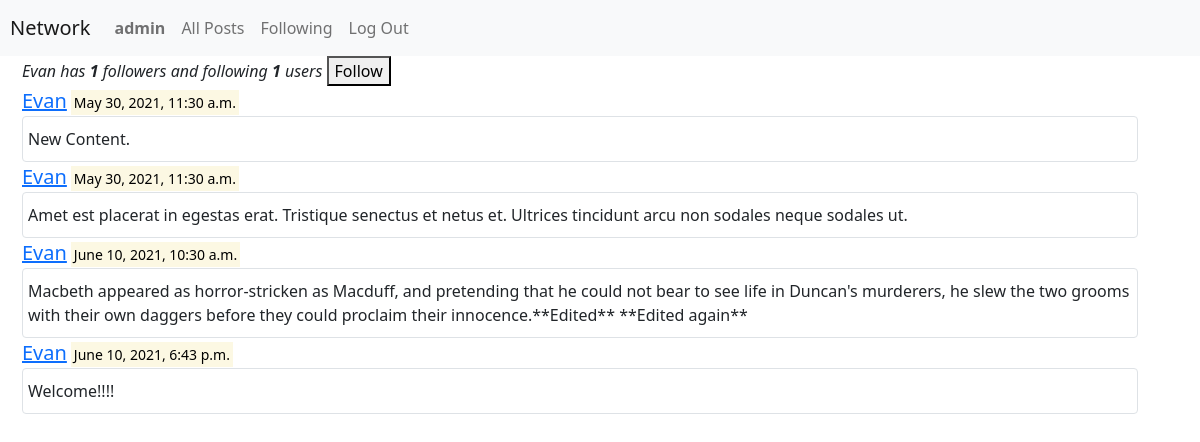
Page /profile/Evan (signed in) on the committed database.
### network/models.py (models this page shows, shortened)
class User(AbstractUser):
    posts = models.ManyToManyField('Post',blank=True)
    follow = models.ManyToManyField('UserFollowing',blank=True)

class Post(models.Model):
    id = models.AutoField(primary_key=True)
    contents = models.TextField()
    created_by = models.ForeignKey(User, on_delete=models.CASCADE)
    created_at = models.DateTimeField(auto_now_add=True)
    likes = models.IntegerField(default=0)
    updated_at = models.DateTimeField(auto_now_add=True)
    deleted_at = models.DateTimeField(blank=True, null=True)

### network/views.py (the view)
def profile_view(request, profile_id):
    profile = User.objects.get(username=profile_id)
    following = len(profile.follow.all())
    followers = 0
    for u in User.objects.all():
        if u.follow.filter(following=profile):
            followers+=1
    if request.user.follow.filter(following=profile):
        button_state = False
    else:
        button_state = True
    return render(request, 'network/profile.html', {
        'profile': profile,
        'posts':profile.posts.all(),
        'following': following,
        'followers':followers,
        'is_following':button_state
    })

### network/templates/network/profile.html (shortened to what this page needs)
{% extends "network/layout.html" %}
{% load static %}
{% block body %}
    <div class="container">
        {% if user.is_authenticated %}
        <i>{{profile.username}} has <strong>{{followers}}</strong> followers</i>
        <i>and following <strong>{{following}}</strong> users</i>
        {% if is_following %}
            <button id="follow-btn" data-username="{{profile.username}}" data-toggle="tooltip">Follow</button>
        {% else %}
            <button id="follow-btn" data-username="{{profile.username}}" data-toggle="tooltip">Unfollow</button>
        {% endif %}
        {% for post in posts %}
            <div>
                <div class="post" data-postid="{{post.pk}}">
                    <a class="lead" href="{% url 'profile' profile_id=post.created_by.username %}">{{post.created_by.username}}</a>
                    <mark class="small">{{post.created_at}}</mark>
                    <div class='post-misc border rounded'>
                        <div class ='text-content' style="margin-left: 5px;margin-top: 10px; margin-bottom:10px;">{{post.contents}}</div>
                    </div>
                </div>
            </div>
        {% endfor %}
        {% endif %}
    </div>
{% endblock %}

### network/templates/network/layout.html (shortened to what this page needs)
{% load static %}
<!DOCTYPE html>
<html lang="en">
    <head>
        <link href="https://cdn.jsdelivr.net/npm/bootstrap@5.0.0-beta2/dist/css/bootstrap.min.css" rel="stylesheet">
        <link href="{% static 'network/styles.css' %}" rel="stylesheet">
    </head>
    <body>
        <nav class="navbar navbar-expand-lg navbar-light bg-light">
            <a class="navbar-brand" href="{% url 'all_posts' %}" style="margin-left: 10px;">Network</a>
            <div>
              <ul class="navbar-nav mr-auto">
                {% if user.is_authenticated %}
                    <li class="nav-item">
                        <a class="nav-link" href="{% url 'profile' profile_id=user.username %}"><strong>{{ user.username }}</strong></a>
                    </li>
                {% endif %}
                <li class="nav-item">
                  <a class="nav-link" href="{% url 'all_posts' %}">All Posts</a>
                </li>
                {% if user.is_authenticated %}
                    <li class="nav-item">
                        <a class="nav-link" href="{% url 'filtered_posts' profile_id=user.username %}">Following</a>
                    </li>
                    <li class="nav-item">
                        <a class="nav-link" href="{% url 'logout' %}">Log Out</a>
                    </li>
                {% endif %}
              </ul>
            </div>
          </nav>
        <div class="body">
            {% block body %}
            {% endblock %}
        </div>
    </body>
</html>

### network/static/network/styles.css (style rules this page uses)
.container { margin-left: 10px; }
.post-misc { display: flex; justify-content: flex-start; }

### rows in the picture
User: username "admin"
User: username "Evan"
Post: created_by.username "Evan", created_at "May 30, 2021, 11:30 a.m.", contents "New Content."
Post: created_by.username "Evan", created_at "May 30, 2021, 11:30 a.m.", contents "Amet est placerat in egestas erat. Tristique senectus et netus et. Ultrices tincidunt arcu non sodales neque sodales ut."
Post: created_by.username "Evan", created_at "June 10, 2021, 10:30 a.m.", contents "Macbeth appeared as horror-stricken as Macduff, and pretending that he could not bear to see life in Duncan's murderers, he slew the two grooms with their own daggers before they could proclaim their innocence.**Edited** **Edited again**"
Post: created_by.username "Evan", created_at "June 10, 2021, 6:43 p.m.", contents "Welcome!!!!"

### other values in the picture
{{ followers }} "1"
{{ following }} "1"
